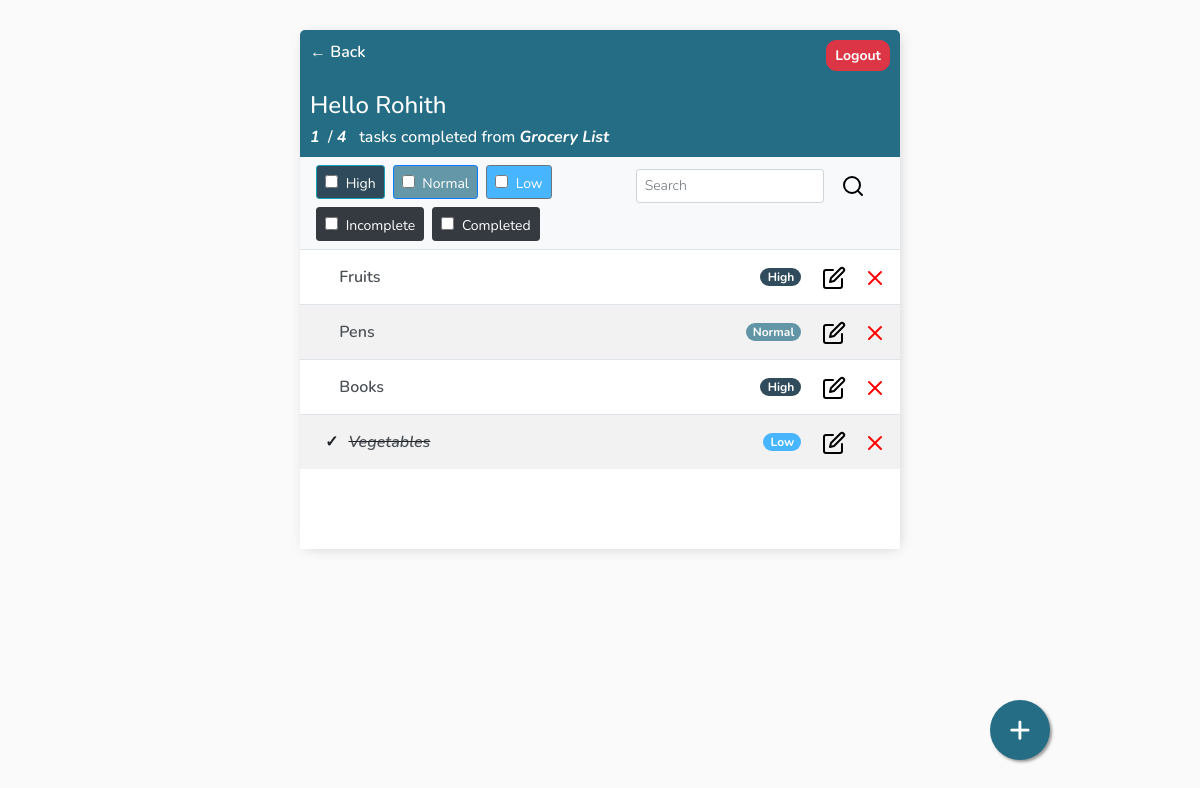
The app's page /lists/10/tasks/ (signed in), older data.
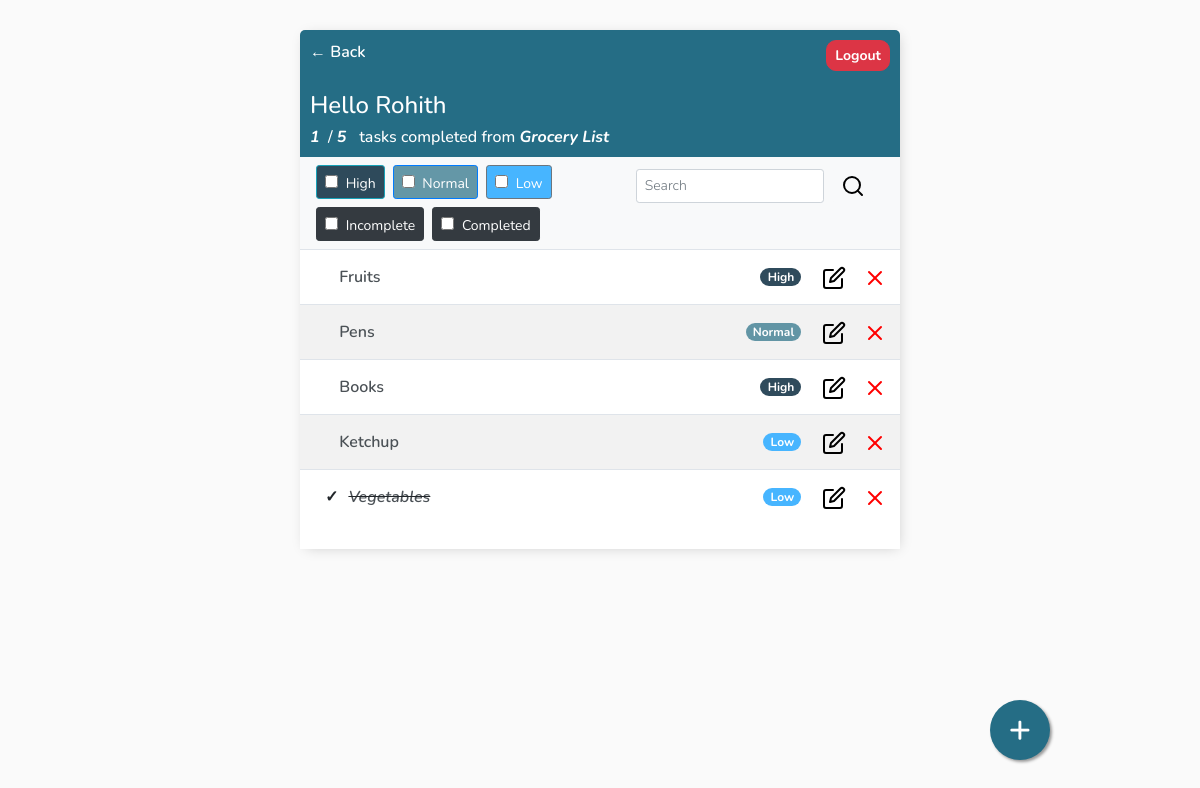
The same page, newer data.
### base/models.py (models this page shows)
class AbstractModel(models.Model):
    created_on = models.DateTimeField(auto_now_add=True)
    deleted_on = models.DateTimeField(null=True, blank=True)
    updated_on = models.DateTimeField(auto_now=True)
    created_by = models.ForeignKey(User, on_delete=models.CASCADE, null=True, blank=True, related_name='%(class)s_requests_created')
    updated_by = models.ForeignKey(User, on_delete=models.CASCADE, null=True, blank=True, related_name='%(class)s_requests_updated')
    deleted_by = models.ForeignKey(User, on_delete=models.CASCADE, null=True, blank=True, related_name='%(class)s_requests_deleted')
    class Meta:
        abstract = True

class List(AbstractModel):
    title = models.CharField(max_length=200)
    description = models.TextField(default='', blank=True)
    def __str__(self):
        return self.title

class Task(AbstractModel):
    title = models.CharField(max_length=200)
    description = models.TextField(default='', blank=True)
    complete = models.BooleanField(default=False)
    priority = models.CharField(max_length=9, choices=Priority_CHOICES, default='Normal')
    list_no = models.ForeignKey(List, on_delete=models.CASCADE, null=True, blank=True)
    def __str__(self):
        return self.title
    class Meta:
        ordering = ['complete']

### base/views/TaskList.py (the view, shortened to what this page needs)
# urls.py: path('<int:listid>/tasks/', TaskList.as_view(), name='tasks'),
class TaskList(LoginRequiredMixin, ListView):
    model = Task
    context_object_name = 'tasks'
    fields = ['complete']
    def get_context_data(self, **kwargs):
        context = super().get_context_data(**kwargs)
        context['tasks'] = context['tasks'].filter(created_by=self.request.user, list_no=self.kwargs['listid'])
        context['count'] = context['tasks'].filter(complete=False).count()
        context['count2'] = context['tasks'].filter(complete=True).count()
        context['total'] = context['tasks'].count()
        context['list'] = List.objects.get(id=self.kwargs['listid'])
        context['listname'] = List.objects.get(id=self.kwargs['listid'])
        search_input = self.request.GET.get('search-area') or ''
        if search_input:
            context['tasks'] = context['tasks'].filter(title__contains=search_input)
        context['search_input'] = search_input
        search_input_incomplete = self.request.GET.get('incomplete') or ''
        if search_input_incomplete:
            context['tasks'] = context['tasks'].filter(complete=False)
            if self.request.GET.get('incomplete'):
                Complete_b = bool(self.request.GET.get('incomplete'))
                context.update({'InComplete_b': True, })
        search_input_complete = self.request.GET.get('complete') or ''
        if search_input_complete:
            context['tasks'] = context['tasks'].filter(complete=True)
            if self.request.GET.get('complete'):
                Complete_b = bool(self.request.GET.get('complete'))
                context.update({'Complete_b': True, })
        search_input_Priority = self.request.GET.get('check') or self.request.GET.get('check1') or self.request.GET.get('check2') or self.request.GET.get('check3')
        context['search_input_Priority'] = search_input_Priority
        return context

### base/templates/base/task_list.html
{% extends 'base/main.html' %}
{% block content %}
<div class="header-bar">
    <a href="{% url 'lists' %}">&#8592; Back</a>
    {% if request.user.is_authenticated %}
    <a id="logout" href="{% url 'logout' %}" class="btn btn-sm btn-danger thick">Logout</a>
    {% else %}
    <a id="logout" href="{% url 'login' %}" class="btn btn-danger thick">Login</a>
    {% endif %}
</div>
<div class="header">
    <div>
        <h4> Hello {{request.user|title}} </h4>
        {% if total == 0 %}
        <h6>No tasks added into <i><b>{{listname}}</b></h6>
        {% else %}
        <h6 style="margin:0"><i><b>{{count2}}</b> &nbsp;</i>/ <i><b>{{total}} </b> &nbsp;</i> tasks completed from <i> <b>{{listname}}</b></i></h6>
        {% endif %}
    </div>
</div>
<nav class="navbar navbar-light bg-light justify-content-between">
    <form class="form-inline">
        <div class="d-flex justify-content-around">
        <span class="btn btn-sm btn-info" style='margin-right:8px; margin-bottom:8px'>
            <input style='margin-top:5px' onChange="this.form.submit()" type="checkbox" value="High" name="check1" class="form-check-input" {% if High_b  %}checked {% endif %}> High
        </span>
        <span class="btn btn-sm btn-primary" style='margin-right:8px; margin-bottom:8px'>
            <input style='margin-top:5px' onChange="this.form.submit()" type="checkbox" value="Normal"  name="check2" class="form-check-input" {% if Normal_b %}checked {% endif %}> Normal
        </span>
        <span class="btn btn-sm btn-secondary" style='margin-right:8px; margin-bottom:8px'>
            <input style='margin-top:5px' onChange="this.form.submit()" type="checkbox" value="Low"  name="check3" class="form-check-input" {% if Low_b %}checked {% endif %}> Low
        </span>
        </div>
        <a>&nbsp;&nbsp;&nbsp;&nbsp;&nbsp;&nbsp;&nbsp;&nbsp;&nbsp;&nbsp;&nbsp;&nbsp;&nbsp;&nbsp;&nbsp;&nbsp;&nbsp;&nbsp;</a>
        <div class="d-flex" >
            <input class="form-control form-control-sm mr-sm-2" type='search' name='search-area' value="{{search_input}}" placeholder="Search" aria-label="Search">
            {% load static %}
            <button class="btn btn-sm btn-light my-2 my-sm-0" type="submit"><img src="{% static 'base/search.svg' %}"></button>
        </div>
        <div class="d-flex justify-content-around">
            <span class="btn btn-sm btn-dark" style='margin-right:8px'>
                <input style='margin-top:5px' onChange="this.form.submit()" type="checkbox" value="incomplete"  name="incomplete" class="form-check-input" {% if InComplete_b %}checked {% endif %} > Incomplete
            </span>
            <span class="btn btn-sm btn-dark" style='margin-right:8px'>
                <input style='margin-top:5px' onChange="this.form.submit()" type="checkbox" value="complete"  name="complete" class="form-check-input" {% if Complete_b %}checked {% endif %} > Completed
            </span>
        </div>
    </form>
    {% if tasks|length > 0 %}
    <a id="add-link" href="{% url 'task-create' list.id %}" style="text-decoration: none;"> &#x2b;</a>
    {% endif %}
</nav>
<div id="tasklist" class="task-items-wrapper" style="overflow:scroll; height:300px;">
    {% for task in tasks %}
        {% if task.id  %}
        <div class="task-wrapper" data-position="{{task.pk}}">
            <div class="task-title">
                {% if task.complete %}
                <a>&#10003;</a>
                <i><s><a title="{{task.description}}" href="{% url 'task-update' listid=list.id pk=task.id %}">{{task}}</a></s></i>
                {% else %}
                <a>&nbsp;</a>
                <a title="{{task.description}}" href="{% url 'task-update' listid=list.id pk=task.id %}">{{task}}</a>
                {% endif %}
            </div>
            <div class="task-controls">
                {% if task.priority == "High"  %}
                <span class="badge badge-pill badge-info">{{task.priority}}</span>
                {% elif task.priority == "Normal"  %}
                <span class="badge badge-pill badge-primary">{{task.priority}}</span>
                {% elif task.priority == "Low"  %}
                <span class="badge badge-pill badge-secondary">{{task.priority}}</span>
                {% endif %}
                <a href="{% url 'task-update' listid=list.id pk=task.id %}" style="text-decoration: none;">&nbsp;&nbsp;&nbsp;{% load static %}
                    <img src="{% static 'base/edit(1).svg' %}">&nbsp;&nbsp;&nbsp;</a>
                <a href="{% url 'task-delete' listid=list.id pk=task.id %}" style="text-decoration: none;">{% load static %}
                    <img src="{% static 'base/cross.svg' %}">&nbsp;&nbsp;&nbsp;</a>
            </div>
        </div>
        {% endif %}
        {% empty %}
        <div style="text-align: center; padding-bottom: 10px; line-height: 1em;">
            <h5 style="color:black;">No new tasks are created.</h5>
            <h5 style="color:black;">Create a <a style="text-decoration: none; color: #e53935;" href="{% url 'task-create' list.id %}"> New task</a> ! </h5>
        </div>
    {% endfor %}
</div>
{% endblock content%}

### base/templates/base/main.html (shortened to what this page needs)
<!DOCTYPE html>
<html lang="en">
<head>
    <link rel="stylesheet" href="https://cdn.jsdelivr.net/npm/bootstrap@4.0.0/dist/css/bootstrap.min.css">
</head>
<body>
    <div class="container px-0">
        {% block content %} {% endblock content %}
    </div>
</body>
</html>

### base/templates/base/main.html (style rules this page uses)
body { background-color: #FAFAFA; font-family: 'Nunito', sans-serif; padding-top: 30px; }
h1, h2, h3, h4, h5, h6 { font-family: 'Nunito', sans-serif; color: white; }
a, p { color: black; }
a { font-weight: 600; color: black; }
a.thick { font-weight: bold; color: white; }
.container { max-width: 600px; margin: auto; background-color: #fff; -webkit-box-shadow: 2px 2px 13px -4px rgba(0, 0, 0, 0.21); box-shadow: 2px 2px 13px -4px rgba(0, 0, 0, 0.21); }
input { outline: none; border: none; }
.header-bar { display: flex; justify-content: space-between; color: #fff; padding: 10px; border-radius: 5px 5px 0 0; background: #256D85; }
.header { display: flex; justify-content: space-between; color: #fff; padding: 10px; background: #256D85; }
.header-bar a { color: white; text-decoration: none; }
.task-wrapper:nth-child(even) { display: flex; align-items: center; justify-content: space-between; background-color: #f2f2f2; border-top: 1px solid #dfe4ea; overflow: hidden; }
.task-wrapper:nth-child(odd) { display: flex; align-items: center; justify-content: space-between; background-color: #fff; border-top: 1px solid #dfe4ea; overflow: hidden; }
.task-title { display: flex; padding: 15px; }
.task-title a { text-decoration: none; color: #4b5156; margin-left: 10px; }
.btn-primary, .btn-primary:hover, .btn-primary:active, .btn-primary:visited { background-color: #256d85b2 !important; }
.btn-secondary, .btn-secondary:hover, .btn-secondary:active, .btn-secondary:visited { background-color: #47B5FF !important; }
.btn-info, .btn-info:hover, .btn-info:active, .btn-info:visited { background-color: #06283dd5 !important; }
.btn-danger[id=logout], .btn-danger:hover, .btn-danger:active, .btn-danger:visited { border-radius: 10px; }
.badge-primary, .badge-primary:hover, .badge-primary:active, .badge-primary:visited { background-color: #256d85b2 !important; }
.badge-secondary, .badge-secondary:hover, .badge-secondary:active, .badge-secondary:visited { background-color: #47B5FF !important; }
.badge-info, .badge-info:hover, .badge-info:active, .badge-info:visited { background-color: #06283dd5 !important; }
#add-link { position:fixed; width:60px; height:60px; bottom:40px; right:150px; background-color:#256D85; color:#FFF; border-radius:50px; text-align:center; box-shadow: 2px 2px 3px #999; font-size: 38px; }
::placeholder { font-weight: 300; opacity: 0.5; }

Row changes from the older to the newer data that the page shows:
added Task: title "Ketchup", priority "Low"
Text that changed along with them:
{{ total }}: "4" → "5"
